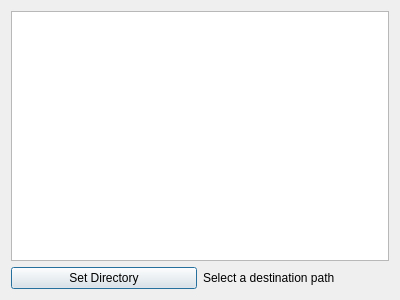
<?xml version="1.0" encoding="UTF-8"?>
<ui version="4.0">
 <class>OutputDirectoryDialog</class>
 <widget class="QDialog" name="OutputDirectoryDialog">
  <property name="geometry">
   <rect>
    <x>0</x>
    <y>0</y>
    <width>400</width>
    <height>300</height>
   </rect>
  </property>
  <property name="windowTitle">
   <string>Dialog</string>
  </property>
  <layout class="QVBoxLayout" name="verticalLayout_2">
   <item>
    <widget class="QTreeView" name="dirSelector"/>
   </item>
   <item>
    <layout class="QHBoxLayout" name="horizontalLayout">
     <item>
      <widget class="QPushButton" name="buttonApply">
       <property name="text">
        <string>Set Directory</string>
       </property>
      </widget>
     </item>
     <item>
      <widget class="QLabel" name="label">
       <property name="text">
        <string>Select a destination path</string>
       </property>
      </widget>
     </item>
    </layout>
   </item>
  </layout>
 </widget>
 <resources/>
 <connections/>
</ui>
